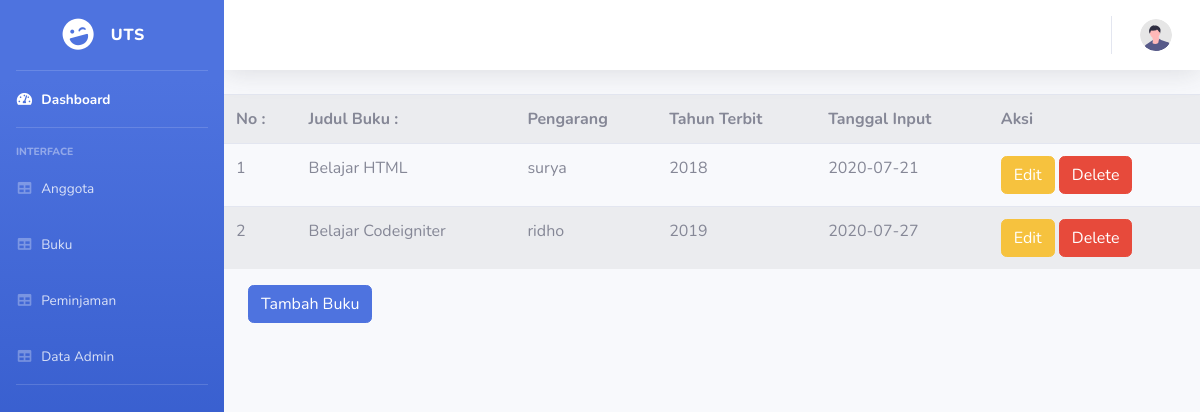
The page /buku.php on the database as committed earlier.
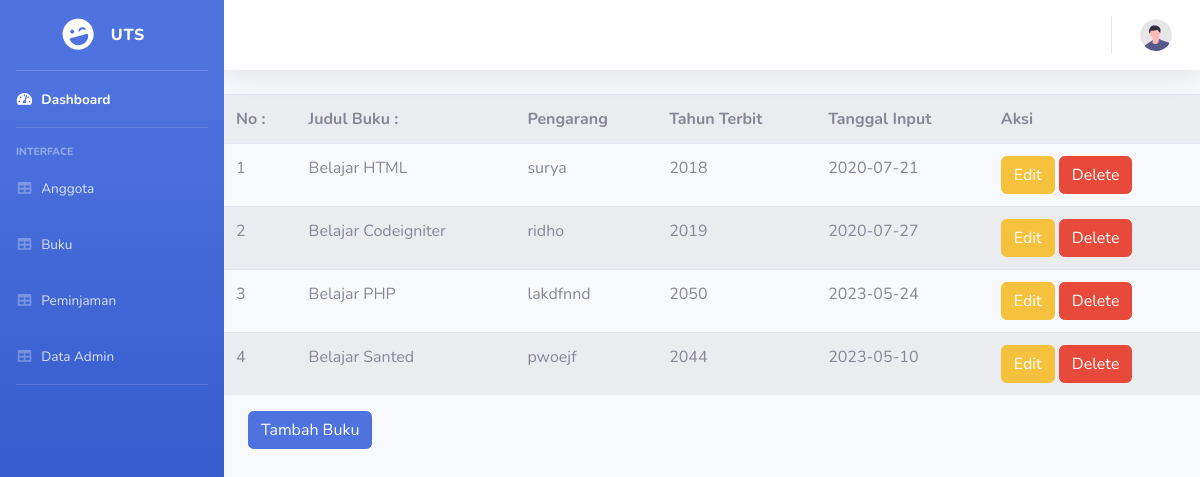
The same page on the database as committed later.
### tables this page shows
CREATE TABLE `tb_buku` (
  `id_buku` int(11) NOT NULL,
  `judul_buku` varchar(200) NOT NULL,
  `pengarang_buku` varchar(100) NOT NULL,
  `penerbit_buku` varchar(150) NOT NULL,
  `tahun_terbit` varchar(4) NOT NULL,
  `isbn` varchar(25) NOT NULL,
  `jumlah_buku` int(3) NOT NULL,
  `lokasi` enum('Rak 1','Rak 2','Rak 3') NOT NULL,
  `tgl_input` date NOT NULL
);

### koneksi.php (called while the page is built, shortened)
<?php
$user = "root";
$server = "localhost";
$password = "";
$database = "uts_perpus";
$koneksi = mysqli_connect($server, $user, $password, $database) or die(mysqli_error($koneksi));
function readBuku($data)
{
    global $koneksi;
    $query = $data;
    $result = mysqli_query($koneksi, $query);
    return $result;
}

### showdata/showdatabuku.php (the view, shortened to what this page needs)
<table class="table table-striped">
    <tr>
        <th>No :</th>
        <th>Judul Buku :</th>
        <th>Pengarang</th>
        <th>Tahun Terbit</th>
        <th>Tanggal Input</th>
        <th>Aksi</th>
    </tr>
    <?php $query = "SELECT * FROM tb_buku";
    $i = 1;
    $datas = readBuku($query) ?>
    <?php foreach ($datas as $data) : ?>
        <tr>
            <td><?= $i++; ?></td>
            <td><?= $data['judul_buku']; ?></td>
            <td><?= $data['pengarang_buku']; ?></td>
            <td><?= $data['tahun_terbit']; ?></td>
            <td><?= $data['tgl_input']; ?></td>
            <td><button type="button" class="btn btn-warning" data-toggle="modal" data-target="#edit<?= $data['id_buku']; ?>">
                    Edit
                </button>
                <button type="button" class="btn btn-danger" data-toggle="modal" data-target="#hapus<?= $data['id_buku']; ?>">
                    Delete
                </button>
            </td>
        </tr>
    <?php endforeach; ?>
</table>

Rows that differ between the two databases and show on the page:
added tb_buku: judul_buku "Belajar PHP", pengarang_buku "lakdfnnd", tahun_terbit "2050", tgl_input "2023-05-24"
added tb_buku: judul_buku "Belajar Santed", pengarang_buku "pwoejf", tahun_terbit "2044", tgl_input "2023-05-10"
